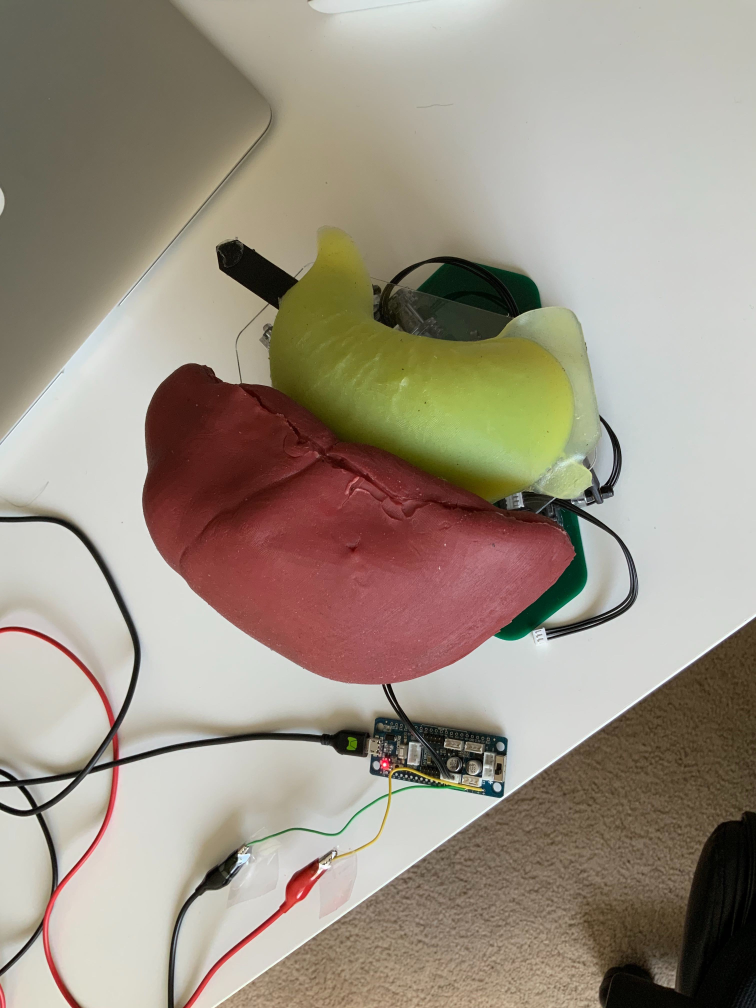
#> input picture src/medical_dvrk_ar/MotionEstimation/seg7.jpg, 3024 x 4032 px (shown at 1/4 size)
$ python seg.py
#> lines starting #> are read from the running program, lines starting #| are printed output that depends on the picture; after the words box and inside, x2 and y2 are one past the last pixel; in counts of white or black regions, pixels touching at a corner belong together
import cv2
import matplotlib.pyplot as plt
import numpy as np
from mpl_toolkits.mplot3d import Axes3D
from matplotlib import cm
from matplotlib import colors
from matplotlib.colors import hsv_to_rgb

def segmentation(rgb):
    # print(cv2. __version__)
    rgb = np.asarray(rgb).reshape(1, -1, 3).astype(np.uint8)

    hsv = cv2.cvtColor(rgb, cv2.COLOR_RGB2HSV)

    liver_light1 = (-14, 98, 35)
    liver_dark1 = (16, 245, 193)

    mask1 = cv2.inRange(hsv, liver_light1, liver_dark1)

    liver_light1 = (164, 46, 97)
    liver_dark1 = (192, 150, 247)
    mask2 = cv2.inRange(hsv, liver_light1, liver_dark1)

    result = cv2.bitwise_or(mask1, mask2).flatten()

    result = np.array([result>0]).reshape(-1,1)
    return result

if __name__ == "__main__":
    nemo = cv2.imread('./seg7.jpg')
#> nemo is the input picture: shape (4032, 3024, 3); mean B, G, R 132.9, 147, 157.3
    color_nemo = cv2.cvtColor(nemo, cv2.COLOR_BGR2RGB)

    result = segmentation(color_nemo).reshape(4032, 3024)
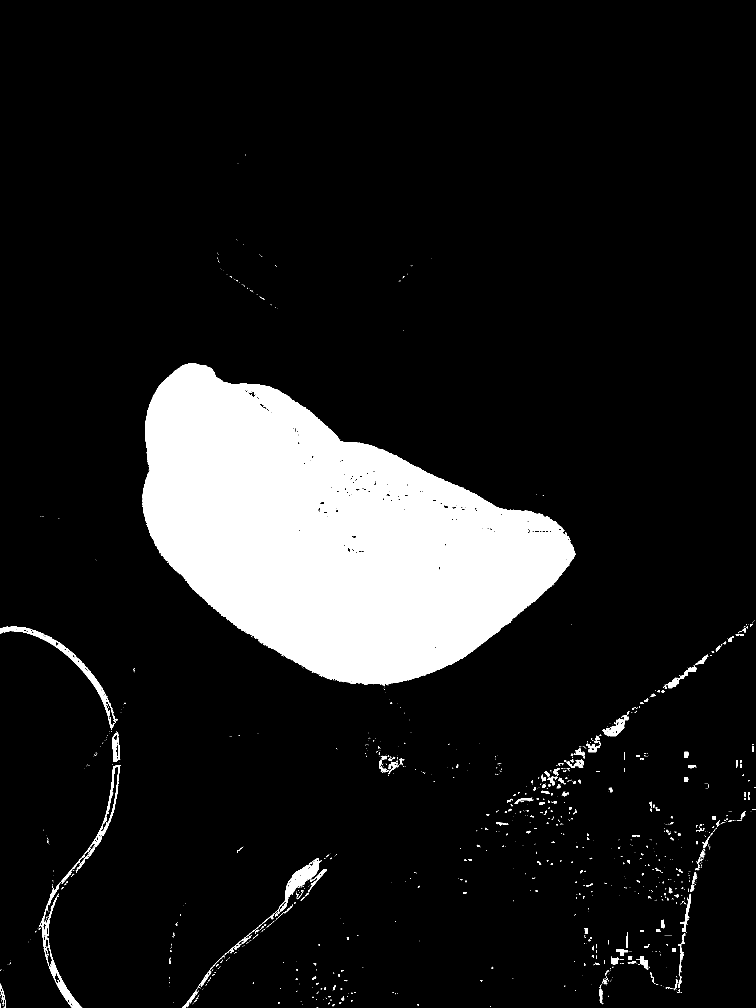
#> result: shape (4032, 3024) bool (shown at 1/4 size); 11.4% white; 1627 white regions (1339 under 20 px), largest, box (x1, y1, x2, y2) and area: (570, 1454, 2303, 2744) 1317090, (0, 2507, 466, 2919) 10728, (1100, 3432, 1287, 3656) 7979

    plt.subplot(1, 2, 1)
    plt.imshow(color_nemo)
    plt.subplot(1, 2, 2)
    plt.imshow(result)
    plt.show()
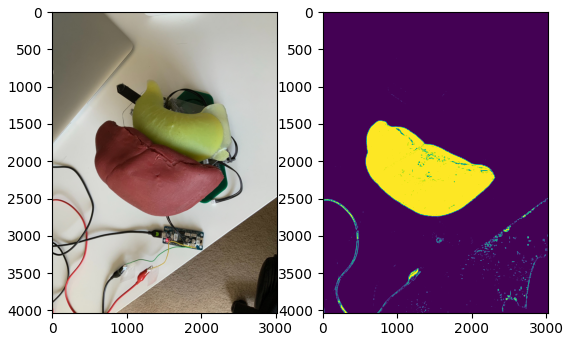
#> figure drawn by matplotlib, 2 panels
